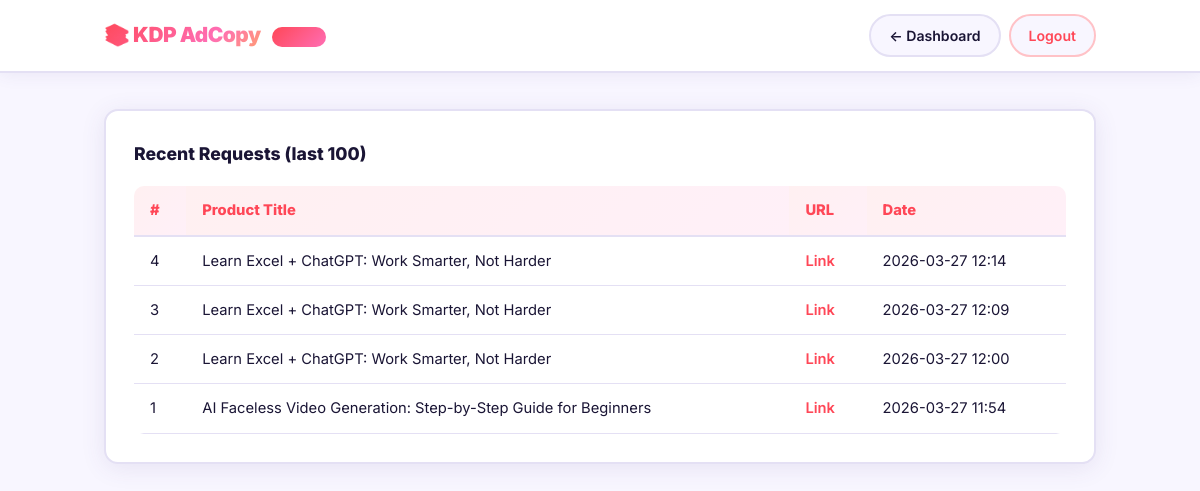
/admin/requests (signed in), run on the app's committed database.
### models.py (models this page shows)
class Request(db.Model):
    __tablename__ = "requests"
    id = db.Column(db.Integer, primary_key=True)
    url = db.Column(db.String(500))
    result = db.Column(db.Text)
    created_at = db.Column(db.DateTime, default=datetime.utcnow)

### app.py (the view)
@app.route("/admin/requests")
@admin_required
def admin_requests():
    reqs = Request.query.order_by(Request.created_at.desc()).limit(100).all()
    parsed = []
    for r in reqs:
        try:
            result_data = json.loads(r.result)
        except Exception:
            result_data = {}
        parsed.append({
            "id": r.id,
            "url": r.url,
            "created_at": r.created_at.strftime("%Y-%m-%d %H:%M"),
            "title": (result_data.get("product") or {}).get("title", "N/A"),
        })
    return render_template("admin_requests.html", requests=parsed)

### app.py (called while the page is built)
def admin_required(f):
    @wraps(f)
    def decorated(*args, **kwargs):
        if not session.get("admin_logged_in"):
            return redirect(url_for("admin_login"))
        return f(*args, **kwargs)
    return decorated

### templates/admin_requests.html (shortened to what this page needs)
<!DOCTYPE html>
<html lang="en">
<head>
  <link rel="stylesheet" href="/static/styles.css" />
</head>
<body class="admin-body-full">
  <header class="header">
    <div class="header-inner">
      <div class="logo">📚 KDP AdCopy <span class="badge">Admin</span></div>
      <nav>
        <a href="/admin" class="btn-nav">← Dashboard</a>
        <a href="/admin/logout" class="btn-nav btn-danger">Logout</a>
      </nav>
    </div>
  </header>
  <main class="admin-main">
    <div class="card">
      <h2>Recent Requests (last 100)</h2>
      {% if requests %}
      <div class="table-wrapper">
        <table class="req-table">
          <thead>
            <tr>
              <th>#</th>
              <th>Product Title</th>
              <th>URL</th>
              <th>Date</th>
            </tr>
          </thead>
          <tbody>
            {% for r in requests %}
            <tr>
              <td>{{ r.id }}</td>
              <td>{{ r.title }}</td>
              <td>
                {% if r.url and r.url != 'manual' %}
                  <a href="{{ r.url }}" target="_blank" rel="noopener">Link</a>
                {% else %}
                  manual
                {% endif %}
              </td>
              <td>{{ r.created_at }}</td>
            </tr>
            {% endfor %}
          </tbody>
        </table>
      </div>
      {% else %}
        <p class="empty-msg">No requests yet.</p>
      {% endif %}
    </div>
  </main>
</body>
</html>

### static/styles.css (style rules this page uses)
*, *::before, *::after { box-sizing: border-box; margin: 0; padding: 0; }
:root { --red: #ff4757; --red-dk: #d63031; --green: #00c97a; --grn-dk: #00a160; --pink: #ff6eb4; --pnk-dk: #e84393; --yellow: #ffd32a; --ylw-dk: #f0a500; --bg: #f8f6ff; --surface:#ffffff; --text: #1a1535; --muted: #6b6888; --border: #e4e0f4; --radius: 14px; --shadow: 0 4px 24px rgba(80,60,140,.10); --shadow-hover: 0 8px 32px rgba(80,60,140,.18); }
body { font-family: 'Inter', -apple-system, BlinkMacSystemFont, sans-serif; background: var(--bg); color: var(--text); line-height: 1.65; min-height: 100vh; }
.header { background: var(--surface); border-bottom: 2px solid var(--border); position: sticky; top: 0; z-index: 200; box-shadow: 0 2px 16px rgba(80,60,140,.08); }
.header-inner { max-width: 1040px; margin: 0 auto; padding: 14px 24px; display: flex; align-items: center; justify-content: space-between; }
.logo { font-size: 1.3rem; font-weight: 900; background: linear-gradient(135deg, var(--red), var(--pink), var(--yellow)); -webkit-background-clip: text; -webkit-text-fill-color: transparent; background-clip: text; letter-spacing: -.5px; }
nav { display: flex; gap: 8px; }
.btn-nav { padding: 8px 18px; border-radius: 50px; background: var(--bg); color: var(--text); text-decoration: none; font-size: .88rem; font-weight: 600; border: 2px solid var(--border); cursor: pointer; transition: background .2s, border-color .2s, color .2s, transform .15s; }
.btn-danger { color: var(--red); border-color: #ffc2c7; }
.card { background: var(--surface); border-radius: var(--radius); padding: 28px; margin-bottom: 20px; box-shadow: var(--shadow); border: 2px solid var(--border); transition: box-shadow .25s, transform .25s; animation: fadeSlideUp .4s ease both; }
.card h2 { font-size: 1.1rem; font-weight: 800; margin-bottom: 18px; display: flex; align-items: center; gap: 8px; }
.badge { background: linear-gradient(135deg, var(--red), var(--pink)); color: #fff; font-size: .7rem; padding: 3px 10px; border-radius: 50px; font-weight: 800; vertical-align: middle; margin-left: 8px; }
.admin-body-full { background: var(--bg); }
.admin-main { max-width: 1040px; margin: 0 auto; padding: 36px 24px 72px; }
.table-wrapper { overflow-x: auto; border-radius: 10px; }
.req-table { width: 100%; border-collapse: collapse; font-size: .92rem; }
.req-table th { text-align: left; padding: 12px 16px; background: linear-gradient(135deg, #fff0f1, #fff0f8); border-bottom: 2px solid var(--border); color: var(--red); font-weight: 800; white-space: nowrap; }
.req-table td { padding: 12px 16px; border-bottom: 1px solid var(--border); }
.req-table a { color: var(--red); text-decoration: none; font-weight: 600; }

### data on the page
Request: id "4", title "Learn Excel + ChatGPT: Work Smarter, Not Harder", created_at "2026-03-27 12:14"
Request: id "3", title "Learn Excel + ChatGPT: Work Smarter, Not Harder", created_at "2026-03-27 12:09"
Request: id "2", title "Learn Excel + ChatGPT: Work Smarter, Not Harder", created_at "2026-03-27 12:00"
Request: id "1", title "AI Faceless Video Generation: Step-by-Step Guide for Beginners", created_at "2026-03-27 11:54"
